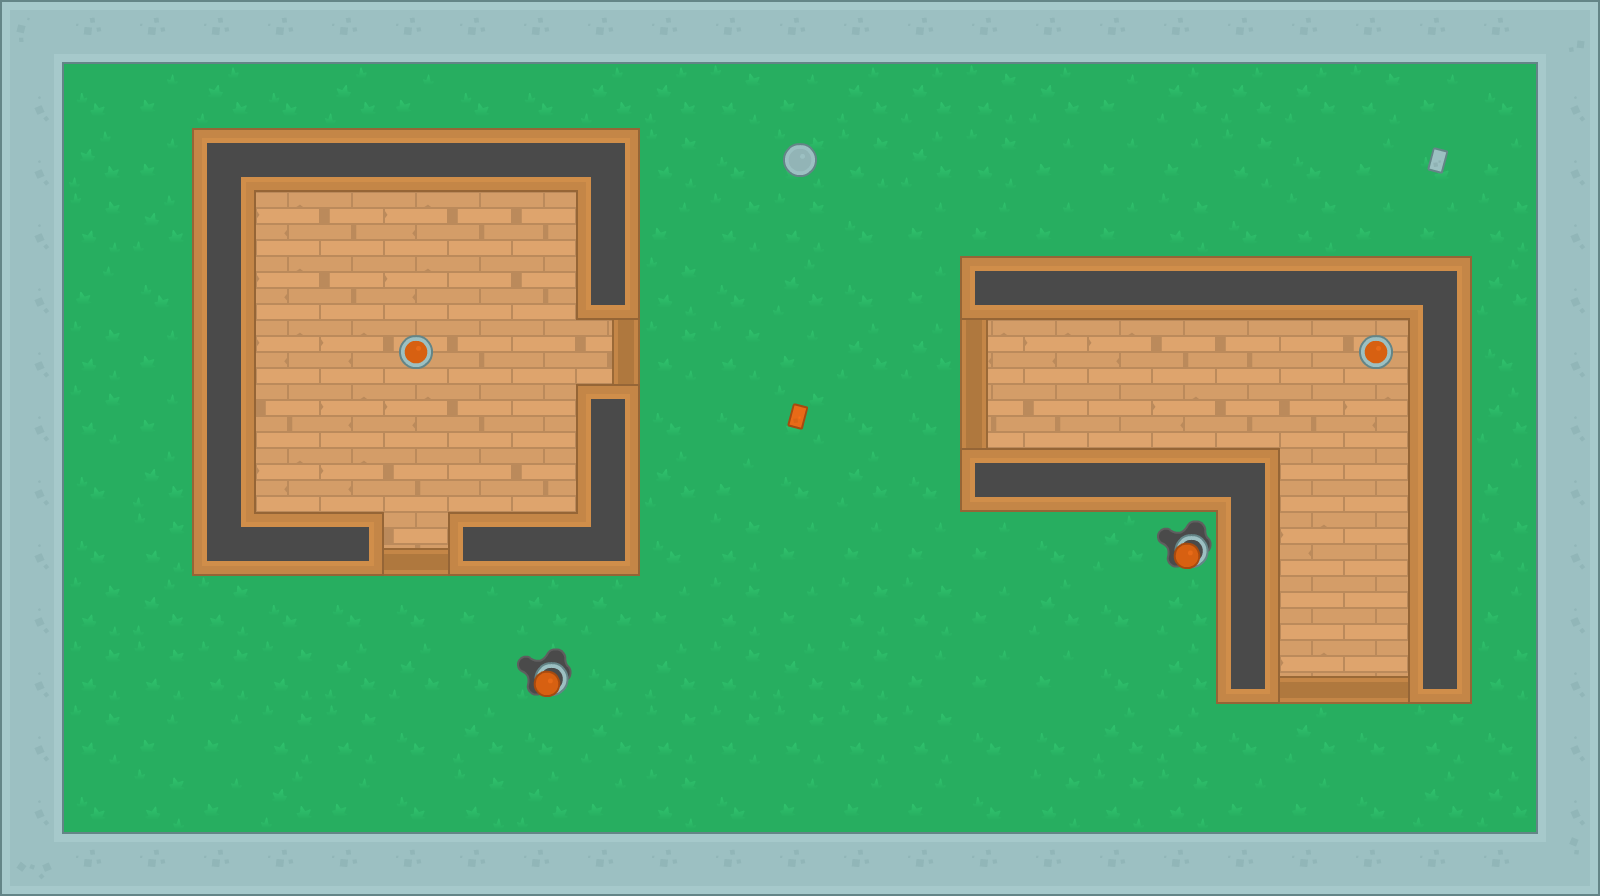

A 2D game scene composited from a Tiled map and its tileset images. What follows is a short description and the map's XML, with each tile layer's data collapsed to a summary:
An orthogonal 25x14 tile map with 64x64 px tiles, 10 tile layers (Grass, Floors, Doors, Player, ...).

<map version="1.0" tiledversion="1.1.5" orientation="orthogonal" renderorder="right-down" width="25" height="14" tilewidth="64" tileheight="64" infinite="0" nextobjectid="1">
 <tileset firstgid="1" name="tilesheet_complete" tilewidth="64" tileheight="64" tilecount="540" columns="27">
  <image source="tilesets/tilesheet_complete.png" width="1728" height="1280" />
 </tileset>
 <layer name="Grass" width="25" height="14">
  <data>[350 cells, 350 non-empty, 4 distinct tile ids]</data>
 </layer>
 <layer name="Floors" width="25" height="14">
  <data>[350 cells, 49 non-empty, 3 distinct tile ids]</data>
 </layer>
 <layer name="Doors" width="25" height="14">
  <data>[350 cells, 6 non-empty, 3 distinct tile ids]</data>
 </layer>
 <layer name="Player" width="25" height="14">
  <data>[350 cells, 1 non-empty, 1 distinct tile ids]</data>
 </layer>
 <layer name="EnemiesStationary" width="25" height="14">
  <data>[350 cells, 2 non-empty, 1 distinct tile ids]</data>
 </layer>
 <layer name="Pistols" width="25" height="14">
  <data>[350 cells, 1 non-empty, 1 distinct tile ids]</data>
 </layer>
 <layer name="MachineGuns" width="25" height="14">
  <data>[350 cells, 1 non-empty, 1 distinct tile ids]</data>
 </layer>
 <layer name="EnemiesVertical" width="25" height="14">
  <data>[350 cells, 1 non-empty, 1 distinct tile ids]</data>
 </layer>
 <layer name="EnemiesHorizontal" width="25" height="14">
  <data>[350 cells, 1 non-empty, 1 distinct tile ids]</data>
 </layer>
 <layer name="Walls" width="25" height="14">
  <data>[350 cells, 118 non-empty, 16 distinct tile ids]</data>
 </layer>
</map>
